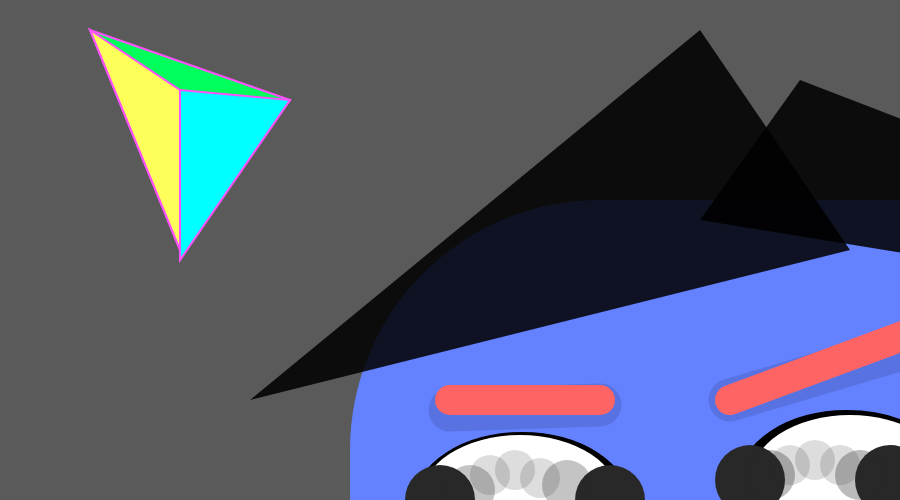
Frame 1 (no input)
Frame 60 (no input): identical to frame 1, image omitted
Frame 120 (the mouse pressed at the canvas centre since frame 60): identical to frame 1, image omitted

The p5.js sketch that drew this single still picture (run headless with seeded random() and noise() and a simulated clock; from frame 60 on, the mouse is pressed at the canvas centre):

// p5.js sketch
// ── sketch.js
function setup() {
  createCanvas(900,500);
}

function draw() {
  background(90);
  noStroke();
  // skin
  fill(100,130,255);
  rect(350,200,700,1150,250,150);
  
  // hair left- right
  fill(0,220);
  triangle(700,30,850,250,250,400);
  triangle(800,80,1500,350,700,220);
  
  // eyebrow shadow left- right
  stroke(0,30);
  strokeWeight(43);
  line(600,405,450,410);
  line(1000,320,730,400);
  
  // pink eyebrow left- right
  stroke(255,100,100);
  strokeWeight(30);
  line(600,400,450,400);
  line(1000,300,730,400);
  
  stroke(0,290)
  strokeWeight(20)
  // eyelash left- right
  ellipse(522,507,200,130);
  ellipse(847,485,200,130);
  
  noStroke();
  fill(255);
  // eye white left- right
  ellipse(520,500,200,130);
  ellipse(850,480,200,130);
  
  fill(40);
  // left eye suspicious left- right 255- 0
  circle(440,500,70);
  circle(610,500,70);
  
  fill(40,70);
  circle(470,490,50);
  circle(567,485,50);
  
  fill(40,40);
  circle(490,475,40);
  circle(540,478,40);
  
  fill(40,40);
  circle(515,470,40);
  
  fill(40);
  // right eye suspicious left- right 255- 0
  circle(750,480,70);
  circle(890,480,70);
  
  fill(40,80);
  circle(770,475,50);
  circle(860,475,50);
  
  fill(40,40);
  circle(790,465,40);
  circle(840,465,40);
  
  fill(40,40);
  circle(815,460,40);
  
  // green sun
  stroke(255,80,255);
  strokeWeight(2);
  fill(0,255,90);
  triangle(90,30,290,100,180,250);
  
  // blue sun
  fill(0,255,255);
  triangle(180,90,290,100,180,260);
  
  // yellow sun
  fill(255,255,90);
  triangle(90,30,180,90,180,250);
}

// https://editor.p5js.org/Hoj09/sketches/MRpIK2vMJ
